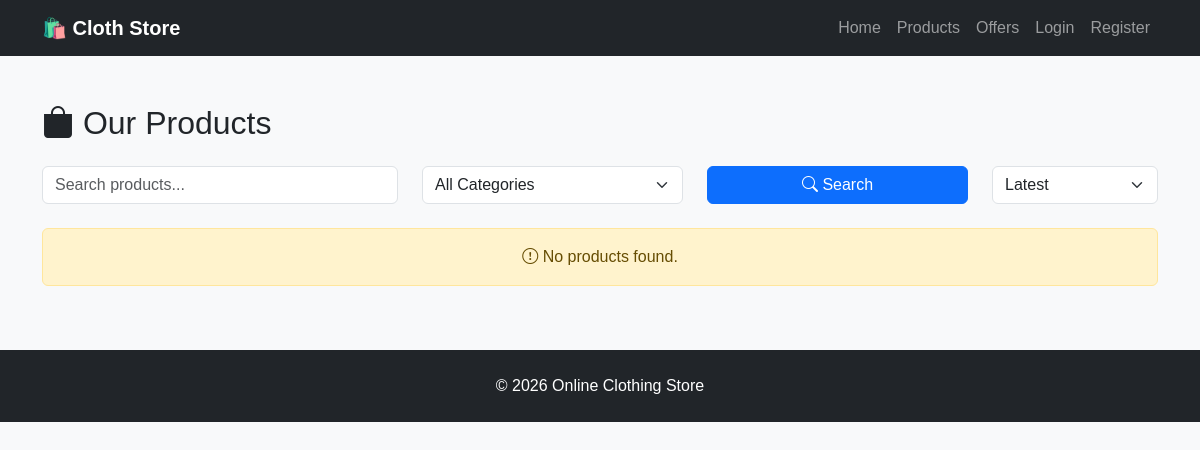
The page /products.php on the database as committed earlier.
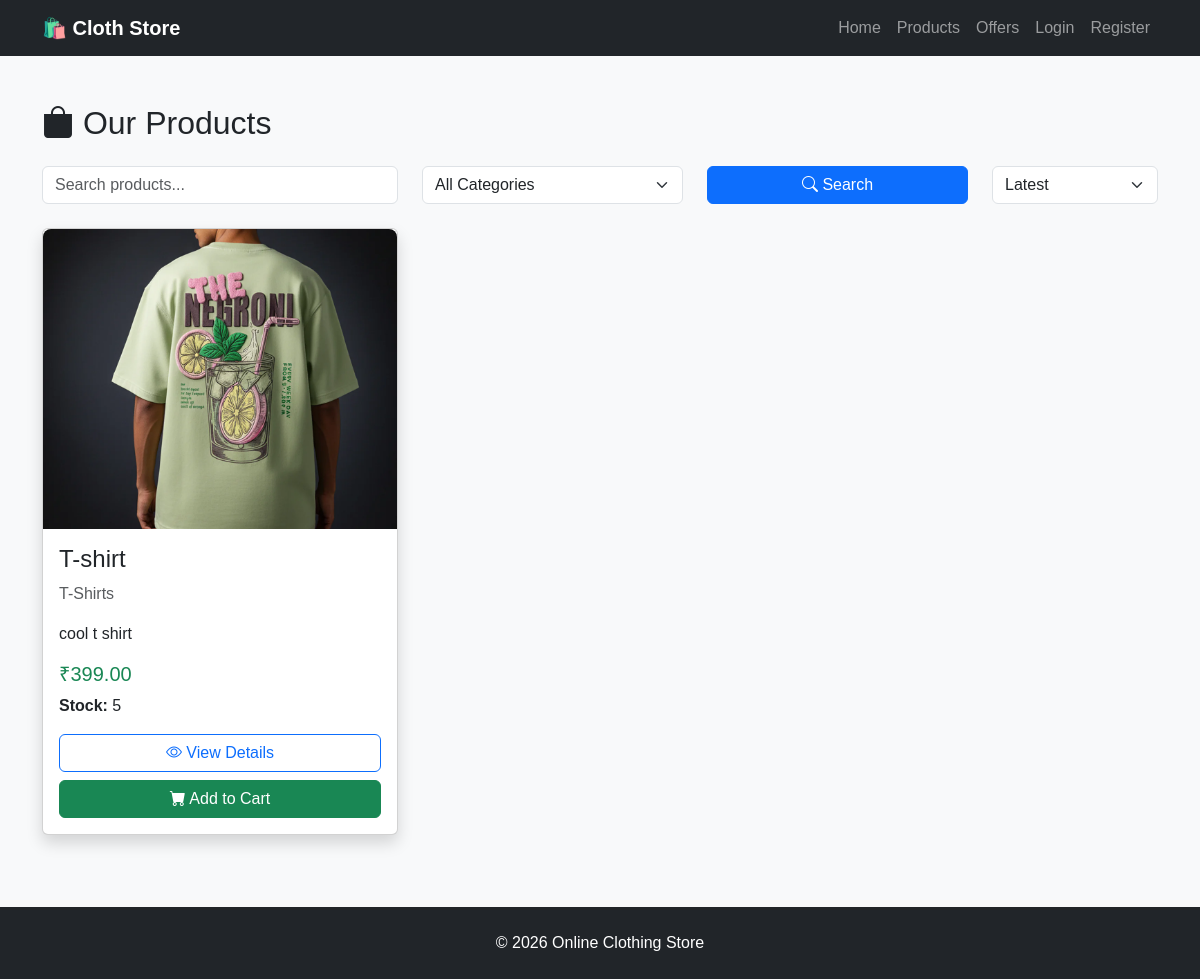
The same page on the database as committed later.
### tables this page shows
CREATE TABLE `products` (
  `id` int(11) NOT NULL,
  `category_id` int(11) DEFAULT NULL,
  `product_name` varchar(150) NOT NULL,
  `description` text DEFAULT NULL,
  `price` decimal(10,2) DEFAULT NULL,
  `stock` int(11) DEFAULT 0,
  `image` varchar(255) DEFAULT NULL,
  `created_at` timestamp NOT NULL DEFAULT current_timestamp()
);

CREATE TABLE `categories` (
  `id` int(11) NOT NULL,
  `category_name` varchar(100) NOT NULL,
  `created_at` timestamp NOT NULL DEFAULT current_timestamp()
);

### products.php (the view, shortened to what this page needs)
<?php
include 'includes/header.php';
include 'includes/navbar.php';
$limit = 6;
$page = isset($_GET['page']) ? (int)$_GET['page'] : 1;
$offset = ($page - 1) * $limit;
$search = $_GET['search'] ?? '';
$sort = $_GET['sort'] ?? '';
?>
<div class="container mt-5">
    <h2 class="mb-4">
        <i class="bi bi-bag-fill"></i> Our Products
    </h2>
    <form method="GET" class="mb-4">
        <div class="row">
            <div class="col-md-4">
                <input
                    type="text"
                    name="search"
                    class="form-control"
                    placeholder="Search products..."
                    value="<?= htmlspecialchars($search) ?>">
            </div>
            <div class="col-md-3">
                <select
                    name="category"
                    class="form-select">
                    <option value="">All Categories</option>
                </select>
            </div>
            <div class="col-md-3">
                <button class="btn btn-primary w-100">
                    <i class="bi bi-search"></i>
                    Search
                </button>
            </div>
            <div class="col-md-2">
                <select name="sort" class="form-select">
                    <option value="">Latest</option>
                </select>
            </div>
        </div>
    </form>
    <div class="row">
        <?php
        $sql = "SELECT p.*, c.category_name
                FROM products p
                LEFT JOIN categories c
                ON p.category_id = c.id
                WHERE 1=1";
        $params = [];
        $types = "";
        switch ($sort) {
            default:
                $sql .= " ORDER BY p.id DESC";
        }
        $sql .= " LIMIT ?, ?";
        $params[] = $offset;
        $params[] = $limit;
        $types .= "ii";
        $stmt = mysqli_prepare($conn, $sql);
        mysqli_stmt_bind_param($stmt, $types, ...$params);
        mysqli_stmt_execute($stmt);
        $result = mysqli_stmt_get_result($stmt);
        if (mysqli_num_rows($result) > 0) {
            while ($row = mysqli_fetch_assoc($result)) {
        ?>
                <div class="col-md-4 mb-4">
                    <div class="card shadow h-100">
                        <img
                            src="assets/images/products/<?= htmlspecialchars($row['image']) ?>"
                            class="card-img-top product-image"
                            alt="<?= htmlspecialchars($row['product_name']) ?>">
                        <div class="card-body d-flex flex-column">
                            <h4>
                                <?= htmlspecialchars($row['product_name']) ?>
                            </h4>
                            <p class="text-muted">
                                <?= htmlspecialchars($row['category_name']) ?>
                            </p>
                            <p>
                                <?= htmlspecialchars($row['description']) ?>
                            </p>
                            <h5 class="text-success">
                                ₹<?= number_format($row['price'], 2) ?>
                            </h5>
                            <p>
                                <strong>Stock:</strong>
                                <?= (int)$row['stock'] ?>
                            </p>
                            <div class="mt-auto">
                                <a
                                    href="product.php?id=<?= $row['id'] ?>"
                                    class="btn btn-outline-primary w-100 mb-2">
                                    <i class="bi bi-eye"></i>
                                    View Details
                                </a>
                                <a
                                    href="product.php?id=<?= $row['id'] ?>"
                                    class="btn btn-success w-100">
                                    <i class="bi bi-cart-fill"></i>
                                    Add to Cart
                                </a>
                            </div>
                        </div>
                    </div>
                </div>
            <?php
            }
        } else {
            ?>
            <div class="col-12">
                <div class="alert alert-warning text-center">
                    <i class="bi bi-exclamation-circle"></i>
                    No products found.
                </div>
            </div>
        <?php } ?>
    </div>
</div>
<?php
include 'includes/footer.php';
?>

### includes/header.php (shortened to what this page needs)
<!DOCTYPE html>
<html lang="en">
<head>
    <link rel="stylesheet"
        href="https://cdn.jsdelivr.net/npm/bootstrap-icons@1.11.3/font/bootstrap-icons.min.css">
    <link href="https://cdn.jsdelivr.net/npm/bootstrap@5.3.8/dist/css/bootstrap.min.css" rel="stylesheet">
    <link rel="stylesheet" href="assets/css/style.css">
</head>
<body class="bg-light">

### includes/navbar.php (shortened to what this page needs)
<?php
$cartCount = 0;
?>
<nav class="navbar navbar-expand-lg navbar-dark bg-dark">
    <div class="container">
        <a class="navbar-brand fw-bold" href="index.php">
            🛍️ Cloth Store
        </a>
        <div class="collapse navbar-collapse" id="navbar">
            <ul class="navbar-nav ms-auto">
                <li class="nav-item">
                    <a class="nav-link" href="index.php">Home</a>
                </li>
                <li class="nav-item">
                    <a class="nav-link" href="products.php">
                        Products
                    </a>
                </li>
                <li class="nav-item">
                    <a class="nav-link" href="offers.php">
                        Offers
                    </a>
                </li>
                <?php if (isset($_SESSION['user'])) { ?>
                    <li class="nav-item">
                        <a class="nav-link" href="cart.php">
                            🛒 Cart
                            <span class="badge bg-danger"><?= $cartCount ?></span>
                        </a>
                    </li>
                    <li class="nav-item">
                        <a class="nav-link" href="my_orders.php">
                            My Orders
                        </a>
                    </li>
                    <li class="nav-item">
                        <span class="nav-link">
                            👋 <?= htmlspecialchars($_SESSION['user']['full_name']) ?>
                        </span>
                    </li>
                    <li class="nav-item">
                        <a class="nav-link" href="logout.php">
                            Logout
                        </a>
                    </li>
                <?php } else { ?>
                    <li class="nav-item">
                        <a class="nav-link" href="login.php">
                            Login
                        </a>
                    </li>
                    <li class="nav-item">
                        <a class="nav-link" href="register.php">
                            Register
                        </a>
                    </li>
                <?php } ?>
            </ul>
        </div>
    </div>
</nav>

### includes/footer.php (shortened to what this page needs)
<footer class="bg-dark text-white text-center p-4 mt-5">
    <p class="mb-0">
        © <?php echo date("Y"); ?> Online Clothing Store
    </p>
</footer>
</body>
</html>

### assets/css/style.css (style rules this page uses)
body { font-family: Arial, Helvetica, sans-serif; }
.product-image { height: 300px; width: 100%; object-fit: cover; border-radius: 8px 8px 0 0; }

Rows that differ between the two databases and show on the page:
added products: image (picture), product_name "T-shirt", category.category_name "T-Shirts", description "cool t shirt", price "399.00", stock "5"
Other text that changed with them:
text no longer shown: "No products found."
